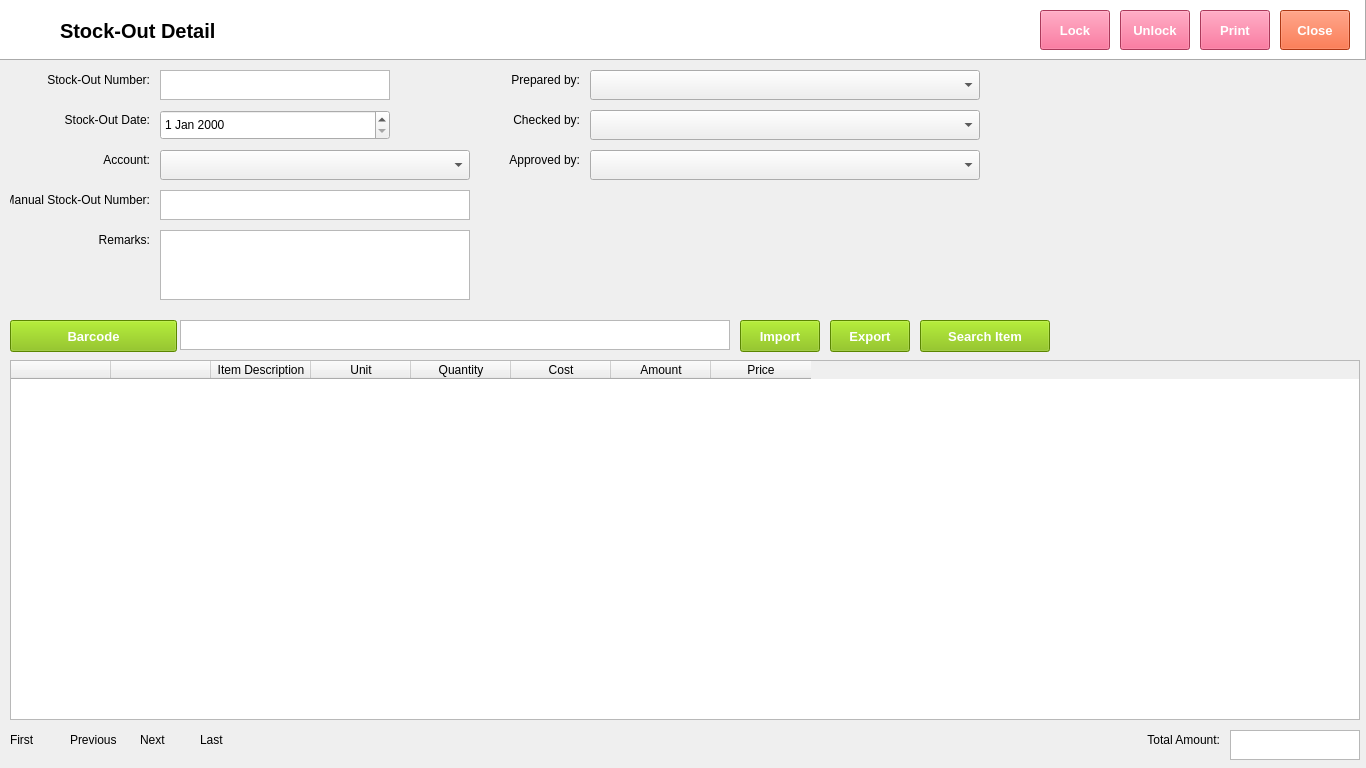
<?xml version="1.0" encoding="UTF-8"?>
<ui version="4.0">
 <class>Form</class>
 <widget class="QWidget" name="Form">
  <property name="geometry">
   <rect>
    <x>0</x>
    <y>0</y>
    <width>1366</width>
    <height>768</height>
   </rect>
  </property>
  <property name="font">
   <font>
    <family>Segoe UI</family>
    <pointsize>9</pointsize>
   </font>
  </property>
  <property name="windowTitle">
   <string>Form</string>
  </property>
  <widget class="QFrame" name="frame">
   <property name="geometry">
    <rect>
     <x>0</x>
     <y>0</y>
     <width>1366</width>
     <height>60</height>
    </rect>
   </property>
   <property name="autoFillBackground">
    <bool>false</bool>
   </property>
   <property name="styleSheet">
    <string notr="true">background-color: rgb(255, 255, 255);</string>
   </property>
   <property name="frameShape">
    <enum>QFrame::Panel</enum>
   </property>
   <property name="frameShadow">
    <enum>QFrame::Raised</enum>
   </property>
   <widget class="QLabel" name="label">
    <property name="geometry">
     <rect>
      <x>10</x>
      <y>10</y>
      <width>38</width>
      <height>32</height>
     </rect>
    </property>
    <property name="text">
     <string/>
    </property>
    <property name="pixmap">
     <pixmap>../../python-pos/img/Disbursement.png</pixmap>
    </property>
    <property name="scaledContents">
     <bool>true</bool>
    </property>
   </widget>
   <widget class="QLabel" name="label_2">
    <property name="geometry">
     <rect>
      <x>60</x>
      <y>10</y>
      <width>180</width>
      <height>41</height>
     </rect>
    </property>
    <property name="font">
     <font>
      <family>Segoe UI</family>
      <pointsize>15</pointsize>
      <weight>75</weight>
      <bold>true</bold>
     </font>
    </property>
    <property name="text">
     <string>Stock-Out Detail</string>
    </property>
    <property name="textFormat">
     <enum>Qt::PlainText</enum>
    </property>
   </widget>
   <widget class="QPushButton" name="pushButton">
    <property name="geometry">
     <rect>
      <x>1040</x>
      <y>10</y>
      <width>70</width>
      <height>40</height>
     </rect>
    </property>
    <property name="font">
     <font>
      <family>Segoe UI</family>
      <pointsize>10</pointsize>
      <weight>75</weight>
      <bold>true</bold>
     </font>
    </property>
    <property name="autoFillBackground">
     <bool>false</bool>
    </property>
    <property name="styleSheet">
     <string notr="true">background-color: rgb(240, 80, 128);
color: rgb(255, 255, 255);</string>
    </property>
    <property name="text">
     <string>Lock</string>
    </property>
   </widget>
   <widget class="QPushButton" name="pushButton_2">
    <property name="geometry">
     <rect>
      <x>1280</x>
      <y>10</y>
      <width>70</width>
      <height>40</height>
     </rect>
    </property>
    <property name="font">
     <font>
      <family>Segoe UI</family>
      <pointsize>10</pointsize>
      <weight>75</weight>
      <bold>true</bold>
     </font>
    </property>
    <property name="styleSheet">
     <string notr="true">background-color: rgb(243, 79, 28);
color: rgb(255, 255, 255);</string>
    </property>
    <property name="text">
     <string>Close</string>
    </property>
    <property name="flat">
     <bool>false</bool>
    </property>
   </widget>
   <widget class="QPushButton" name="pushButton_3">
    <property name="geometry">
     <rect>
      <x>1120</x>
      <y>10</y>
      <width>70</width>
      <height>40</height>
     </rect>
    </property>
    <property name="font">
     <font>
      <family>Segoe UI</family>
      <pointsize>10</pointsize>
      <weight>75</weight>
      <bold>true</bold>
     </font>
    </property>
    <property name="autoFillBackground">
     <bool>false</bool>
    </property>
    <property name="styleSheet">
     <string notr="true">background-color: rgb(240, 80, 128);
color: rgb(255, 255, 255);</string>
    </property>
    <property name="text">
     <string>Unlock</string>
    </property>
   </widget>
   <widget class="QPushButton" name="pushButton_4">
    <property name="geometry">
     <rect>
      <x>1200</x>
      <y>10</y>
      <width>70</width>
      <height>40</height>
     </rect>
    </property>
    <property name="font">
     <font>
      <family>Segoe UI</family>
      <pointsize>10</pointsize>
      <weight>75</weight>
      <bold>true</bold>
     </font>
    </property>
    <property name="autoFillBackground">
     <bool>false</bool>
    </property>
    <property name="styleSheet">
     <string notr="true">background-color: rgb(240, 80, 128);
color: rgb(255, 255, 255);</string>
    </property>
    <property name="text">
     <string>Print</string>
    </property>
   </widget>
  </widget>
  <widget class="QLabel" name="label_3">
   <property name="geometry">
    <rect>
     <x>30</x>
     <y>70</y>
     <width>120</width>
     <height>20</height>
    </rect>
   </property>
   <property name="font">
    <font>
     <family>Segoe UI</family>
     <pointsize>9</pointsize>
    </font>
   </property>
   <property name="text">
    <string>Stock-Out Number:</string>
   </property>
   <property name="alignment">
    <set>Qt::AlignRight|Qt::AlignTrailing|Qt::AlignVCenter</set>
   </property>
  </widget>
  <widget class="QLabel" name="label_4">
   <property name="geometry">
    <rect>
     <x>10</x>
     <y>190</y>
     <width>140</width>
     <height>20</height>
    </rect>
   </property>
   <property name="font">
    <font>
     <family>Segoe UI</family>
     <pointsize>9</pointsize>
    </font>
   </property>
   <property name="text">
    <string>Manual Stock-Out Number:</string>
   </property>
   <property name="alignment">
    <set>Qt::AlignRight|Qt::AlignTrailing|Qt::AlignVCenter</set>
   </property>
  </widget>
  <widget class="QLabel" name="label_5">
   <property name="geometry">
    <rect>
     <x>30</x>
     <y>110</y>
     <width>120</width>
     <height>20</height>
    </rect>
   </property>
   <property name="font">
    <font>
     <family>Segoe UI</family>
     <pointsize>9</pointsize>
    </font>
   </property>
   <property name="text">
    <string>Stock-Out Date:</string>
   </property>
   <property name="alignment">
    <set>Qt::AlignRight|Qt::AlignTrailing|Qt::AlignVCenter</set>
   </property>
  </widget>
  <widget class="QLabel" name="label_7">
   <property name="geometry">
    <rect>
     <x>30</x>
     <y>150</y>
     <width>120</width>
     <height>20</height>
    </rect>
   </property>
   <property name="font">
    <font>
     <family>Segoe UI</family>
     <pointsize>9</pointsize>
    </font>
   </property>
   <property name="text">
    <string>Account:</string>
   </property>
   <property name="alignment">
    <set>Qt::AlignRight|Qt::AlignTrailing|Qt::AlignVCenter</set>
   </property>
  </widget>
  <widget class="QLabel" name="label_13">
   <property name="geometry">
    <rect>
     <x>30</x>
     <y>230</y>
     <width>120</width>
     <height>20</height>
    </rect>
   </property>
   <property name="font">
    <font>
     <family>Segoe UI</family>
     <pointsize>9</pointsize>
    </font>
   </property>
   <property name="text">
    <string>Remarks:</string>
   </property>
   <property name="alignment">
    <set>Qt::AlignRight|Qt::AlignTrailing|Qt::AlignVCenter</set>
   </property>
  </widget>
  <widget class="QTextEdit" name="textEdit">
   <property name="geometry">
    <rect>
     <x>160</x>
     <y>230</y>
     <width>310</width>
     <height>70</height>
    </rect>
   </property>
  </widget>
  <widget class="QTextEdit" name="textEdit_2">
   <property name="geometry">
    <rect>
     <x>160</x>
     <y>70</y>
     <width>230</width>
     <height>30</height>
    </rect>
   </property>
  </widget>
  <widget class="QTextEdit" name="textEdit_3">
   <property name="geometry">
    <rect>
     <x>160</x>
     <y>190</y>
     <width>310</width>
     <height>30</height>
    </rect>
   </property>
  </widget>
  <widget class="QDateEdit" name="dateEdit">
   <property name="geometry">
    <rect>
     <x>160</x>
     <y>110</y>
     <width>230</width>
     <height>30</height>
    </rect>
   </property>
  </widget>
  <widget class="QComboBox" name="comboBox">
   <property name="geometry">
    <rect>
     <x>160</x>
     <y>150</y>
     <width>310</width>
     <height>30</height>
    </rect>
   </property>
  </widget>
  <widget class="QLabel" name="label_17">
   <property name="geometry">
    <rect>
     <x>460</x>
     <y>150</y>
     <width>120</width>
     <height>20</height>
    </rect>
   </property>
   <property name="font">
    <font>
     <family>Segoe UI</family>
     <pointsize>9</pointsize>
    </font>
   </property>
   <property name="text">
    <string>Approved by:</string>
   </property>
   <property name="alignment">
    <set>Qt::AlignRight|Qt::AlignTrailing|Qt::AlignVCenter</set>
   </property>
  </widget>
  <widget class="QComboBox" name="comboBox_5">
   <property name="geometry">
    <rect>
     <x>590</x>
     <y>110</y>
     <width>390</width>
     <height>30</height>
    </rect>
   </property>
  </widget>
  <widget class="QLabel" name="label_18">
   <property name="geometry">
    <rect>
     <x>460</x>
     <y>70</y>
     <width>120</width>
     <height>20</height>
    </rect>
   </property>
   <property name="font">
    <font>
     <family>Segoe UI</family>
     <pointsize>9</pointsize>
    </font>
   </property>
   <property name="text">
    <string>Prepared by:</string>
   </property>
   <property name="alignment">
    <set>Qt::AlignRight|Qt::AlignTrailing|Qt::AlignVCenter</set>
   </property>
  </widget>
  <widget class="QComboBox" name="comboBox_6">
   <property name="geometry">
    <rect>
     <x>590</x>
     <y>150</y>
     <width>390</width>
     <height>30</height>
    </rect>
   </property>
  </widget>
  <widget class="QLabel" name="label_19">
   <property name="geometry">
    <rect>
     <x>460</x>
     <y>110</y>
     <width>120</width>
     <height>20</height>
    </rect>
   </property>
   <property name="font">
    <font>
     <family>Segoe UI</family>
     <pointsize>9</pointsize>
    </font>
   </property>
   <property name="text">
    <string>Checked by:</string>
   </property>
   <property name="alignment">
    <set>Qt::AlignRight|Qt::AlignTrailing|Qt::AlignVCenter</set>
   </property>
  </widget>
  <widget class="QComboBox" name="comboBox_7">
   <property name="geometry">
    <rect>
     <x>590</x>
     <y>70</y>
     <width>390</width>
     <height>30</height>
    </rect>
   </property>
  </widget>
  <widget class="QPushButton" name="pushButton_5">
   <property name="geometry">
    <rect>
     <x>10</x>
     <y>320</y>
     <width>167</width>
     <height>32</height>
    </rect>
   </property>
   <property name="font">
    <font>
     <family>Segoe UI</family>
     <pointsize>10</pointsize>
     <weight>75</weight>
     <bold>true</bold>
    </font>
   </property>
   <property name="autoFillBackground">
    <bool>false</bool>
   </property>
   <property name="styleSheet">
    <string notr="true">background-color: rgb(127, 188, 0);
color: rgb(255, 255, 255);</string>
   </property>
   <property name="text">
    <string>Barcode</string>
   </property>
  </widget>
  <widget class="QTextEdit" name="textEdit_4">
   <property name="geometry">
    <rect>
     <x>180</x>
     <y>320</y>
     <width>550</width>
     <height>30</height>
    </rect>
   </property>
  </widget>
  <widget class="QPushButton" name="pushButton_6">
   <property name="geometry">
    <rect>
     <x>740</x>
     <y>320</y>
     <width>80</width>
     <height>32</height>
    </rect>
   </property>
   <property name="font">
    <font>
     <family>Segoe UI</family>
     <pointsize>10</pointsize>
     <weight>75</weight>
     <bold>true</bold>
    </font>
   </property>
   <property name="autoFillBackground">
    <bool>false</bool>
   </property>
   <property name="styleSheet">
    <string notr="true">background-color: rgb(127, 188, 0);
color: rgb(255, 255, 255);</string>
   </property>
   <property name="text">
    <string>Import</string>
   </property>
  </widget>
  <widget class="QPushButton" name="pushButton_7">
   <property name="geometry">
    <rect>
     <x>830</x>
     <y>320</y>
     <width>80</width>
     <height>32</height>
    </rect>
   </property>
   <property name="font">
    <font>
     <family>Segoe UI</family>
     <pointsize>10</pointsize>
     <weight>75</weight>
     <bold>true</bold>
    </font>
   </property>
   <property name="autoFillBackground">
    <bool>false</bool>
   </property>
   <property name="styleSheet">
    <string notr="true">background-color: rgb(127, 188, 0);
color: rgb(255, 255, 255);</string>
   </property>
   <property name="text">
    <string>Export</string>
   </property>
  </widget>
  <widget class="QPushButton" name="pushButton_9">
   <property name="geometry">
    <rect>
     <x>920</x>
     <y>320</y>
     <width>130</width>
     <height>32</height>
    </rect>
   </property>
   <property name="font">
    <font>
     <family>Segoe UI</family>
     <pointsize>10</pointsize>
     <weight>75</weight>
     <bold>true</bold>
    </font>
   </property>
   <property name="autoFillBackground">
    <bool>false</bool>
   </property>
   <property name="styleSheet">
    <string notr="true">background-color: rgb(127, 188, 0);
color: rgb(255, 255, 255);</string>
   </property>
   <property name="text">
    <string>Search Item</string>
   </property>
  </widget>
  <widget class="QTableWidget" name="tableWidget">
   <property name="geometry">
    <rect>
     <x>10</x>
     <y>360</y>
     <width>1350</width>
     <height>360</height>
    </rect>
   </property>
   <column>
    <property name="text">
     <string/>
    </property>
   </column>
   <column>
    <property name="text">
     <string/>
    </property>
   </column>
   <column>
    <property name="text">
     <string>Item Description</string>
    </property>
   </column>
   <column>
    <property name="text">
     <string>Unit</string>
    </property>
   </column>
   <column>
    <property name="text">
     <string>Quantity</string>
    </property>
   </column>
   <column>
    <property name="text">
     <string>Cost</string>
    </property>
   </column>
   <column>
    <property name="text">
     <string>Amount</string>
    </property>
   </column>
   <column>
    <property name="text">
     <string>Price</string>
    </property>
   </column>
  </widget>
  <widget class="QLabel" name="label_6">
   <property name="geometry">
    <rect>
     <x>140</x>
     <y>730</y>
     <width>47</width>
     <height>20</height>
    </rect>
   </property>
   <property name="font">
    <font>
     <family>Segoe UI</family>
     <pointsize>9</pointsize>
    </font>
   </property>
   <property name="text">
    <string>Next</string>
   </property>
  </widget>
  <widget class="QLabel" name="label_8">
   <property name="geometry">
    <rect>
     <x>10</x>
     <y>730</y>
     <width>47</width>
     <height>20</height>
    </rect>
   </property>
   <property name="font">
    <font>
     <family>Segoe UI</family>
     <pointsize>9</pointsize>
    </font>
   </property>
   <property name="text">
    <string>First</string>
   </property>
  </widget>
  <widget class="QLabel" name="label_9">
   <property name="geometry">
    <rect>
     <x>70</x>
     <y>730</y>
     <width>47</width>
     <height>20</height>
    </rect>
   </property>
   <property name="font">
    <font>
     <family>Segoe UI</family>
     <pointsize>9</pointsize>
    </font>
   </property>
   <property name="text">
    <string>Previous</string>
   </property>
  </widget>
  <widget class="QLabel" name="label_10">
   <property name="geometry">
    <rect>
     <x>200</x>
     <y>730</y>
     <width>47</width>
     <height>20</height>
    </rect>
   </property>
   <property name="font">
    <font>
     <family>Segoe UI</family>
     <pointsize>9</pointsize>
    </font>
   </property>
   <property name="text">
    <string>Last</string>
   </property>
  </widget>
  <widget class="QLabel" name="label_11">
   <property name="geometry">
    <rect>
     <x>1080</x>
     <y>730</y>
     <width>140</width>
     <height>20</height>
    </rect>
   </property>
   <property name="font">
    <font>
     <family>Segoe UI</family>
     <pointsize>9</pointsize>
    </font>
   </property>
   <property name="text">
    <string>Total Amount:</string>
   </property>
   <property name="alignment">
    <set>Qt::AlignRight|Qt::AlignTrailing|Qt::AlignVCenter</set>
   </property>
  </widget>
  <widget class="QTextEdit" name="textEdit_5">
   <property name="geometry">
    <rect>
     <x>1230</x>
     <y>730</y>
     <width>130</width>
     <height>30</height>
    </rect>
   </property>
  </widget>
 </widget>
 <resources/>
 <connections/>
</ui>
